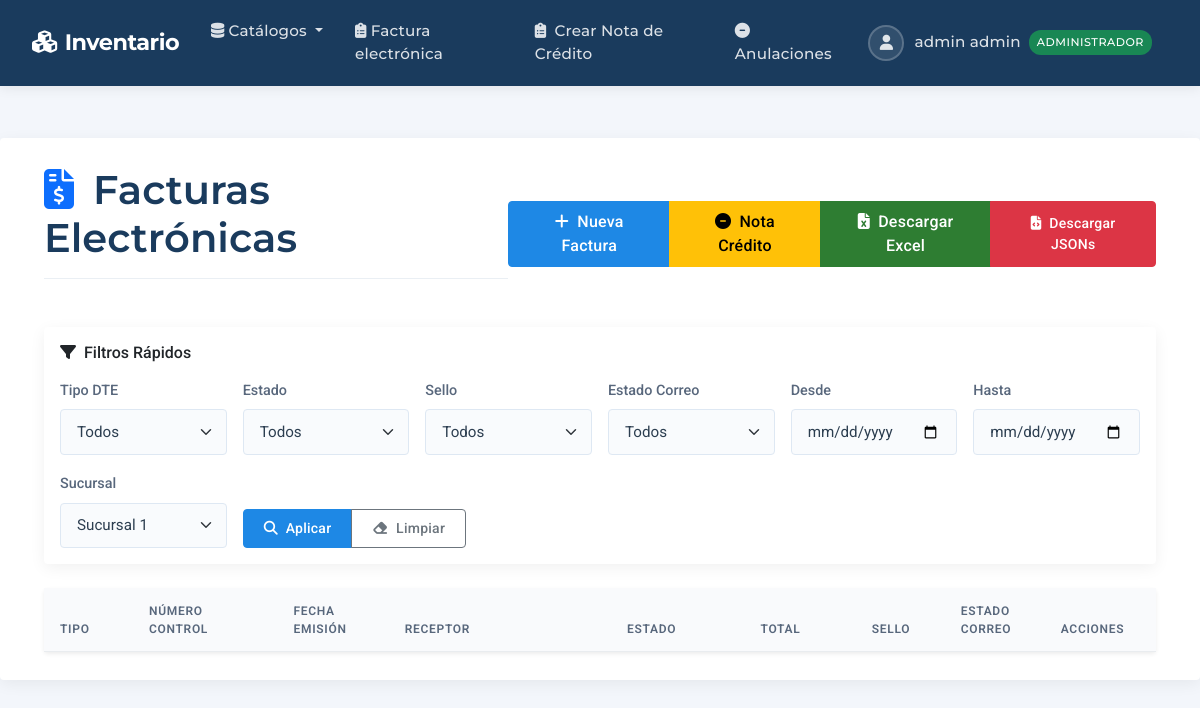
The app's page /dte/facturas/ (signed in) with its own data.
### productos/models.py (models this page shows, shortened)
class Usuario(AbstractUser):
    rol = models.ForeignKey(
        Rol, on_delete=models.SET_NULL,
        null=True, verbose_name='Rol',
        default=get_default_rol
    )
    dui = models.CharField('DUI', max_length=9, unique=True)
    SEXO_CHOICES = [('M','Masculino'), ('F','Femenino')]
    sexo = models.CharField('Sexo', max_length=1, choices=SEXO_CHOICES)
    edad = models.PositiveIntegerField('Edad', null=True, blank=True)
    telefono = models.CharField('Teléfono', max_length=20, blank=True)
    activo = models.BooleanField('Usuario Activo', default=False,
                               help_text='Solo usuarios activos pueden acceder al sistema')
    sucursal = models.ForeignKey(
        'dte.Sucursal',
        on_delete=models.SET_NULL,
        null=True, blank=True,
        verbose_name='Sucursal Asignada',
        help_text='Sucursal a la que pertenece el usuario'
    )
    REQUIRED_FIELDS = ['email', 'first_name', 'last_name', 'dui']
    def puede_acceder(self):
        return (
            self.is_authenticated and
            self.is_active and
            self.activo and
            self.rol and
            self.rol.nombre == 'administrador'
        )

class Rol(models.Model):
    nombre = models.CharField('Nombre del rol', max_length=50)

### dte/views.py (the view)
# urls.py: path("facturas/",          FacturaListView.as_view(),   name="factura_list"),
class FacturaListView(ListView):
    model = FacturaElectronica
    template_name = "dte/factura_list.html"
    context_object_name = "facturas"
    def get_context_data(self, **kwargs):
        context = super().get_context_data(**kwargs)
        context['object_list'] = []  # Empty list for server-side processing
        context['sucursales'] = Sucursal.objects.filter(activa=True).order_by('nombre')
        context['sucursal_usuario'] = self.request.user.sucursal.id if hasattr(self.request.user, 'sucursal') and self.request.user.sucursal else None
        return context

### dte/templates/dte/factura_list.html (shortened to what this page needs)
{% extends "productos/base.html" %}
{% load humanize %}
{% block content %}
<div class="container-fluid">
  <div class="d-flex justify-content-between align-items-center mb-4">
    <h1 class="page-title">
      <i class="fas fa-file-invoice-dollar text-primary me-2"></i>
      Facturas Electrónicas
    </h1>
    <div class="btn-group">
      <a href="{% url 'dte:crear_factura' %}" class="btn btn-primary">
        <i class="fas fa-plus me-1"></i> Nueva Factura
      </a>
      <a href="{% url 'dte:crear_nota_credito' %}" class="btn btn-warning">
        <i class="fas fa-minus-circle me-1"></i> Nota Crédito
      </a>
      <button id="btnDescargarExcel" class="btn btn-success">
        <i class="fas fa-file-excel me-1"></i> Descargar Excel
      </button>
      <button type="button" id="btnDescargarJson" class="btn btn-danger btn-sm">
              <i class="fas fa-file-code me-1"></i> Descargar JSONs
      </button>
    </div>
  </div>
  <div class="card mb-4">
    <div class="card-body">
      <h6 class="card-title mb-3">
        <i class="fas fa-filter me-2"></i>Filtros Rápidos
      </h6>
      <div class="row g-3">
        <div class="col-md-2">
          <label class="form-label">Tipo DTE</label>
          <select id="filtroTipo" class="form-select form-select-sm">
            <option value="">Todos</option>
          </select>
        </div>
        <div class="col-md-2">
          <label class="form-label">Estado</label>
          <select id="filtroEstado" class="form-select form-select-sm">
            <option value="">Todos</option>
          </select>
        </div>
        <div class="col-md-2">
          <label class="form-label">Sello</label>
          <select id="filtroSello" class="form-select form-select-sm">
            <option value="">Todos</option>
          </select>
        </div>
        <div class="col-md-2">
          <label class="form-label">Estado Correo</label>
          <select id="filtroCorreo" class="form-select form-select-sm">
            <option value="">Todos</option>
          </select>
        </div>
        <div class="col-md-2">
          <label class="form-label">Desde</label>
          <input type="date" id="fechaDesde" class="form-control form-control-sm">
        </div>
        <div class="col-md-2">
          <label class="form-label">Hasta</label>
          <input type="date" id="fechaHasta" class="form-control form-control-sm">
        </div>
        <div class="col-md-2">
          <label class="form-label">Sucursal</label>
          <select id="filtroSucursal" class="form-select form-select-sm">
            {% for sucursal in sucursales %}
            <option value="{{ sucursal.id }}" {% if sucursal.id == sucursal_usuario %}selected{% endif %}>{{ sucursal.nombre }}</option>
            {% endfor %}
          </select>
        </div>
        <div class="col-md-4 d-flex align-items-end">
          <div class="btn-group">
            <button type="button" id="aplicarFiltros" class="btn btn-primary btn-sm">
              <i class="fas fa-search me-1"></i> Aplicar
            </button>
            <button type="button" id="limpiarFiltros" class="btn btn-outline-secondary btn-sm">
              <i class="fas fa-eraser me-1"></i> Limpiar
            </button>
          </div>
        </div>
      </div>
    </div>
  </div>
  <div class="card shadow-sm">
    <div class="card-body p-0">
      <div class="table-responsive">
        <table id="facturasTable" class="table table-hover mb-0 align-middle" style="width:100%">
          <thead class="table-light">
            <tr>
              <th style="width: 8%">Tipo</th>
              <th style="width: 13%">Número Control</th>
              <th style="width: 10%">Fecha Emisión</th>
              <th style="width: 20%">Receptor</th>
              <th style="width: 12%">Estado</th>
              <th style="width: 10%">Total</th>
              <th style="width: 8%">Sello</th>
              <th style="width: 9%">Estado Correo</th>
              <th style="width: 10%">Acciones</th>
            </tr>
          </thead>
        </table>
      </div>
    </div>
  </div>
</div>
{% endblock %}

### productos/templates/productos/base.html (shortened to what this page needs)
<!DOCTYPE html>
<html lang="es" class="h-100">
<head>
    <link rel="stylesheet" href="https://cdn.datatables.net/2.3.2/css/dataTables.bootstrap5.css">
    <link href="https://cdn.jsdelivr.net/npm/bootstrap@5.3.0/dist/css/bootstrap.min.css" rel="stylesheet">
    <link rel="stylesheet" href="https://cdnjs.cloudflare.com/ajax/libs/font-awesome/6.4.0/css/all.min.css">
    <link rel="stylesheet" href="https://cdnjs.cloudflare.com/ajax/libs/tom-select/2.4.3/css/tom-select.bootstrap5.min.css" />
</head>
<body class="d-flex flex-column min-vh-100">
    <nav class="navbar navbar-expand-lg navbar-dark">
        <div class="container-fluid">
            <a class="navbar-brand" href="{% url 'home' %}">
                <i class="fas fa-cubes me-2"></i>Inventario
            </a>
            <div class="collapse navbar-collapse" id="navbarMain">
                <ul class="navbar-nav me-auto">
                    {% if user.is_authenticated %}
                    <li class="nav-item dropdown">
                        <a class="nav-link dropdown-toggle" href="#" data-bs-toggle="dropdown">
                            <i class="fas fa-database me-1"></i>Catálogos
                        </a>
                    </li>
                    <li class="nav-item">
                        <a class="nav-link" href="{% url 'dte:factura_list' %}">
                            <i class="fas fa-clipboard-list me-1"></i>Factura electrónica
                        </a>
                    </li>
                    <li class="nav-item">
                        <a class="nav-link" href="{% url 'dte:crear_nota_credito' %}">
                            <i class="fas fa-clipboard-list me-1"></i> Crear Nota de Crédito
                        </a>
                    </li>
                    <li class="nav-item">
                        <a class="nav-link" href="{% url 'dte:anulacion_list' %}">
                            <i class="fas fa-minus-circle"></i> Anulaciones
                        </a>
                    </li>
                    {% endif %}
                </ul>
                <ul class="navbar-nav">
                    {% if user.is_authenticated %}
                    <li class="nav-item dropdown">
                        <a class="nav-link dropdown-toggle user-dropdown" href="#" data-bs-toggle="dropdown">
                            <span class="user-avatar">
                                <i class="fas fa-user"></i>
                            </span>
                            {{ user.first_name }} {{ user.last_name }}
                            {% if user.rol %}
                                {% if user.puede_acceder %}
                                    <span class="badge-role bg-success">{{ user.rol.nombre }}</span>
                                {% else %}
                                    <span class="badge-role bg-warning">{{ user.rol.nombre }} (Sin acceso)</span>
                                {% endif %}
                            {% else %}
                                <span class="badge-role bg-danger">Sin rol</span>
                            {% endif %}
                        </a>
                    </li>
                    {% endif %}
                </ul>
            </div>
        </div>
    </nav>
    <div class="main-content">
        <div class="container">
            {% block content %}{% endblock %}
        </div>
    </div>
</body>
</html>

### productos/templates/productos/base.html (style rules this page uses)
:root { --primary-color: #1a3b5d; --primary-hover: #0e2945; --secondary-color: #1e88e5; --accent-color: #e53935; --success-color: #2e7d32; --light-bg: #f7f9fc; --dark-text: #2c3e50; --medium-text: #58677c; --light-text: #b0bec5; --header-shadow: 0 2px 12px rgba(0, 0, 0, 0.08); --card-shadow: 0 4px 16px rgba(0, 0, 0, 0.06); --border-radius: 0.25rem; }
body { font-family: 'Roboto', sans-serif; background-color: #f3f6fb; color: var(--dark-text); display: flex; flex-direction: column; min-height: 100vh; }
h1, h2, h3, h4, h5, .navbar-brand, .nav-link { font-family: 'Montserrat', sans-serif; }
.navbar { box-shadow: var(--header-shadow); padding: 0.5rem 1.25rem; background-color: var(--primary-color); }
.navbar-brand { font-weight: 700; font-size: 1.4rem; letter-spacing: -0.5px; color: white !important; }
.navbar-dark .navbar-nav .nav-link { color: rgba(255, 255, 255, 0.85); font-weight: 500; padding: 0.75rem 1rem; transition: all 0.2s ease; font-size: 0.95rem; letter-spacing: 0.2px; }
.main-content { flex: 1 0 auto; padding: 1.5rem 0; }
.container { max-width: 1400px; padding: 1.75rem 2rem; background-color: white; border-radius: var(--border-radius); box-shadow: var(--card-shadow); margin-top: 1.75rem; margin-bottom: 1.75rem; }
.page-title { color: var(--primary-color); font-weight: 600; margin-bottom: 1.5rem; padding-bottom: 1rem; border-bottom: 1px solid #eaeff4; }
.btn { font-weight: 500; padding: 0.5rem 1.25rem; border-radius: var(--border-radius); transition: all 0.2s; box-shadow: none; letter-spacing: 0.25px; }
.btn-primary { background-color: var(--secondary-color); border-color: var(--secondary-color); }
.btn-success { background-color: var(--success-color); border-color: var(--success-color); }
.card { border: none; box-shadow: var(--card-shadow); border-radius: var(--border-radius); transition: all 0.25s ease; }
.table { margin-bottom: 0; }
.table thead th { background-color: #f9fafc; border-bottom: 1px solid #e9ecef; font-weight: 600; color: var(--medium-text); text-transform: uppercase; font-size: 0.75rem; letter-spacing: 0.7px; padding: 0.85rem 1rem; }
.form-control, .form-select { border-radius: var(--border-radius); padding: 0.65rem 1rem; border: 1px solid #dee8f3; font-size: 0.95rem; color: var(--dark-text); background-color: #f9fbfd; transition: all 0.2s; }
.form-label { font-weight: 500; margin-bottom: 0.5rem; color: var(--medium-text); font-size: 0.9rem; }
.user-dropdown::after { display: none; }
.user-dropdown { display: flex; align-items: center; }
.user-dropdown .user-avatar { width: 36px; height: 36px; border-radius: 50%; margin-right: 10px; background-color: rgba(255, 255, 255, 0.1); display: flex; align-items: center; justify-content: center; border: 2px solid rgba(255, 255, 255, 0.2); }
.badge-role { background-color: rgba(255, 255, 255, 0.15); color: white; font-size: 0.7rem; padding: 0.25rem 0.5rem; border-radius: 12px; margin-left: 0.5rem; font-weight: 500; letter-spacing: 0.5px; text-transform: uppercase; }

### records on screen
Usuario: first_name "admin", last_name "admin", rol.nombre "ADMINISTRADOR"

### other values on screen
form field value "Sucursal 1"
